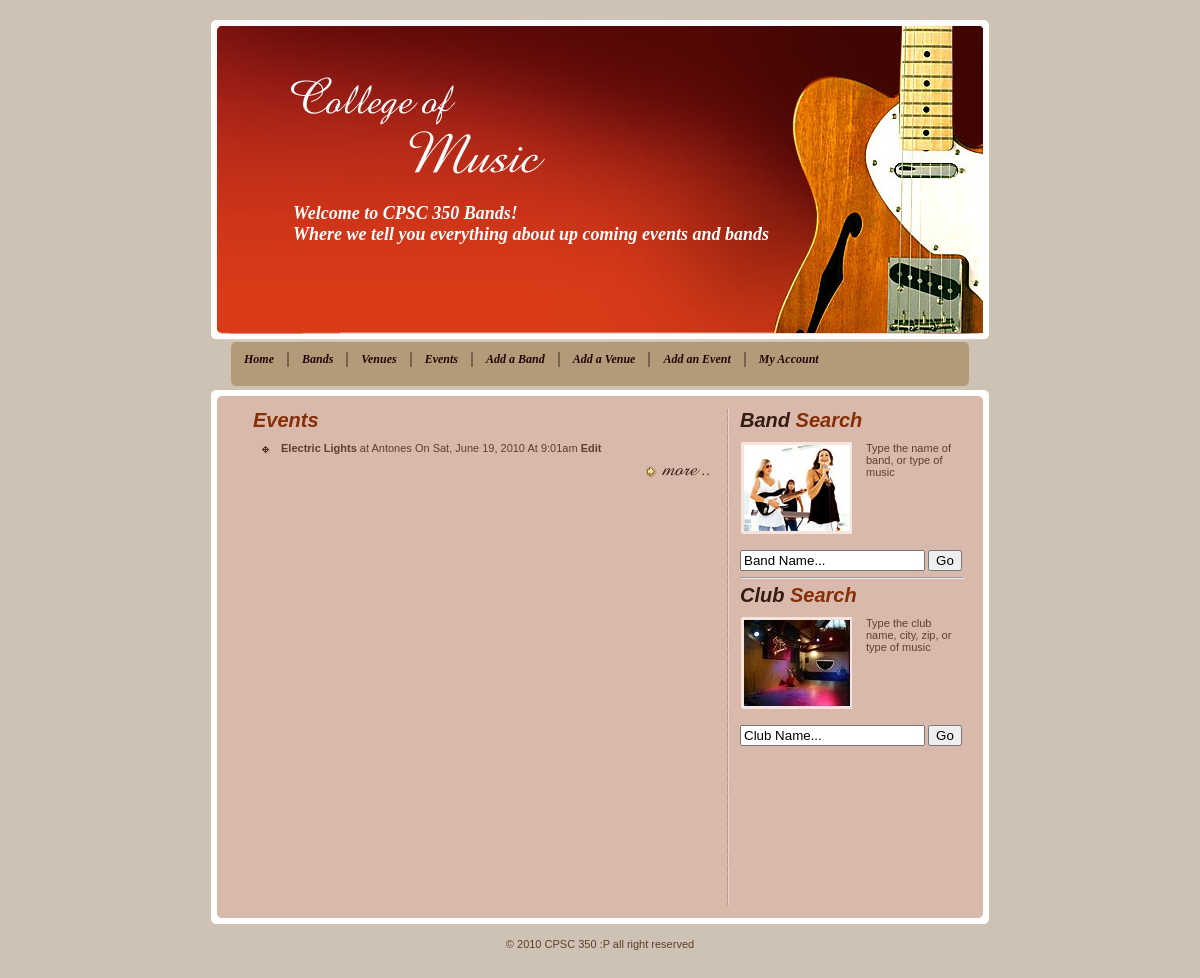
Screenshot of /events.php with the database file from the repository.
### tables this page shows
CREATE TABLE IF NOT EXISTS `event` (
  `eventId` int(11) NOT NULL AUTO_INCREMENT,
  `venueId` int(11) NOT NULL,
  `bandId` int(11) NOT NULL,
  `performanceDate` datetime NOT NULL,
  PRIMARY KEY (`eventId`),
  UNIQUE KEY `venueId` (`venueId`,`bandId`,`performanceDate`)
);

CREATE TABLE IF NOT EXISTS `band` (
  `bandId` int(11) NOT NULL AUTO_INCREMENT,
  `name` varchar(100) NOT NULL,
  `city` varchar(20) NOT NULL,
  `state` char(2) NOT NULL,
  `bandMembers` varchar(200) NOT NULL,
  `description` text NOT NULL,
  `recordLabel` varchar(100) NOT NULL,
  `musicType` varchar(100) NOT NULL,
  PRIMARY KEY (`bandId`),
  UNIQUE KEY `name` (`name`),
  KEY `city` (`city`,`state`,`bandMembers`,`recordLabel`),
  KEY `musicType` (`musicType`)
);

CREATE TABLE IF NOT EXISTS `venue` (
  `venueId` int(11) NOT NULL AUTO_INCREMENT,
  `name` varchar(100) NOT NULL,
  `city` varchar(20) NOT NULL,
  `zipcode` int(11) NOT NULL,
  `description` text NOT NULL,
  `musicType` varchar(100) NOT NULL,
  PRIMARY KEY (`venueId`),
  UNIQUE KEY `name` (`name`),
  KEY `city` (`city`,`zipcode`),
  KEY `musicType` (`musicType`)
);

### events.php (the view)
<?php include("header.php");?>
<h2>Events</h2>
<ul>
	<?php
	if($_GET['view']=='ALL') {
		$now = 0;
	} else {
		$now = date("Y-m-d H:i:s");
	}
	$query = "SELECT *,Band.name as bandName,Venue.name as venueName FROM Event JOIN Band ON Event.bandId = Band.bandId JOIN Venue ON Event.venueId = Venue.venueId WHERE performanceDate >= '$now' ORDER BY performanceDate ASC";
	$result = mysqli_query($db,$query);
	while($row = mysqli_fetch_array($result)) { ?>
	<li>
		<a href="band.php?bandId=<?php echo $row['bandId'];?>"><?php echo $row['bandName'];?></a> at <?php echo $row['venueName'];?> On <?php echo date("D, F d, Y \A\\t g:ia",strToTime($row['performanceDate']));?>
		<a href="addAnEvent.php?eventId=<?php echo $row['eventId'];?>">Edit</a>
	</li>
	<?php } ?>
</ul>
<?php if($_GET['view']!='ALL') { ?>
<p class="more"><a href="events.php?view=ALL"><img width="68" height="14" alt="More" src="images/more.gif"></a></p>
<?php } ?>
<?php include("footer.php");?>

### style.css (style rules this page uses)
html { margin: 0; padding: 0; }
body { background: #CDC2B3 url(images/bg.gif); text-align: center; color: #5F3E2F; font: 11px verdana, sans-serif; margin: 0px; padding: 20px 0px 20px 0px; }
a { color: #5F3E2F; font-weight: bold; text-decoration: none; }
img { border: 0px; }
#about-box ul { margin-left: 8px; }
h2 { margin: 0px; padding: 0px 0px 10px 0px; font:Arial, Helvetica, sans-serif; font-size:20px; font-style:italic; color:#862e06; }
ul { margin: 0px; padding: 0px; }
li { margin: 0px; padding: 0px 0px 5px 20px; list-style: none; background: 0px 3px url(images/bullet.gif) no-repeat; }
p { margin-top: 0px; margin-bottom: 10px; }
#body p.more { padding-top: 6px; }
p.more { text-align: right; }

### rows the page displays
event: bandId.name "Electric Lights", venueId.name "Antones", performanceDate "Sat, June 19, 2010 At 9:01am"
